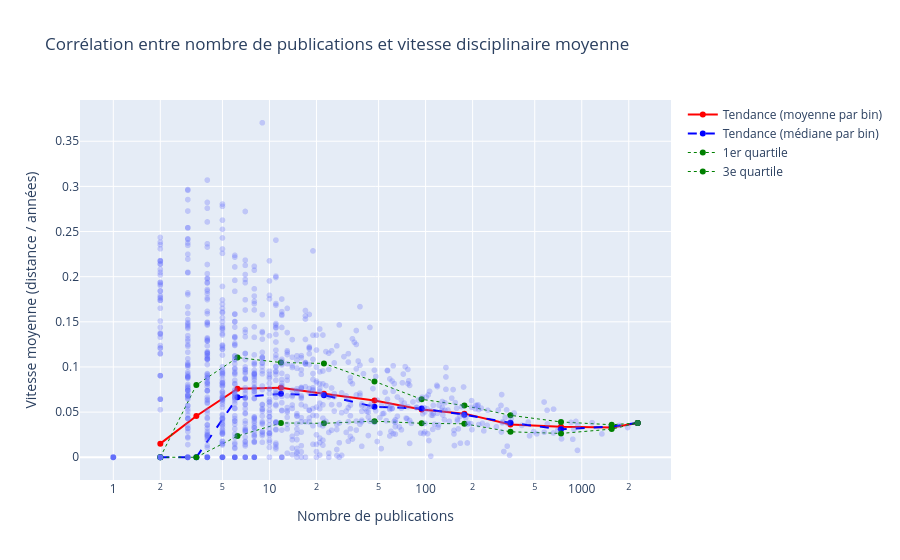

The notebook cell saved with this chart:
### Code cell
import pandas as pd
import numpy as np
import plotly.express as px
import plotly.graph_objects as go
from collections import defaultdict

# === 1. Chargement des coordonnées t-SNE ===
df_coords = pd.read_csv("../data/coordinates.csv")
coord_cols = [c for c in df_coords.columns if c != "disc"]
disc_to_coord = {
    row["disc"]: row[coord_cols].to_numpy()
    for _, row in df_coords.iterrows()
}

# === 2. Chargement des publications auteur ===
df_pub = pd.read_parquet("../data/author_publications_dir/X.parquet")

# === 3. Fonction pour récupérer publications d'un auteur ===
def get_author_publications_fast(author_name):
    sub = df_pub[df_pub["author"].str.lower() == author_name.lower()]
    if sub.empty:
        return {}

    grouped = sub.groupby(["year", "discipline"]).size().reset_index(name="count")
    result = defaultdict(lambda: defaultdict(int))
    for _, row in grouped.iterrows():
        result[row["year"]][row["discipline"]] = row["count"]
    return result

# === 4. Calcul vitesse moyenne pour un auteur ===
def compute_average_speed(author_name):
    pub_data = get_author_publications_fast(author_name)
    if not pub_data:
        return 0, 0, 0

    all_years = sorted(pub_data)
    trajectory = []

    total_pubs = sum(sum(pub_data[y].values()) for y in pub_data)

    for idx, year in enumerate(all_years):
        aggregated = defaultdict(int)
        for y in all_years[:idx + 1]:
            for disc, count in pub_data[y].items():
                aggregated[disc] += count

        total = sum(aggregated.values())
        coords = np.array([
            disc_to_coord[disc] * weight / total
            for disc, weight in aggregated.items()
            if disc in disc_to_coord
        ])
        if len(coords) == 0:
            continue
        bary = np.sum(coords, axis=0)
        trajectory.append(bary)

    total_distance = sum(
        np.linalg.norm(trajectory[i + 1] - trajectory[i])
        for i in range(len(trajectory) - 1)
    )

    nb_years = len(all_years)
    avg_speed = total_distance / nb_years if nb_years > 0 else 0

    return total_pubs, total_distance, avg_speed

# === 5. Prendre un échantillon d'auteurs ===
authors = df_pub["author"].unique()
sample_authors = np.random.choice(authors, size=min(5000, len(authors)), replace=False)

records = []
for author in sample_authors:
    total_pubs, total_dist, avg_speed = compute_average_speed(author)
    records.append({
        "author": author,
        "publications": total_pubs,
        "distance": total_dist,
        "avg_speed": avg_speed
    })

df_analysis = pd.DataFrame(records)

# === 6. Binning logarithmique ===
bins = [1, 2, 4, 8, 16, 32, 64, 128, 256, 512, 1024, 2048, 4096]
df_analysis["bin"] = pd.cut(
    df_analysis["publications"],
    bins=bins,
    labels=[f"{bins[i]}–{bins[i+1]}" for i in range(len(bins) - 1)]
)

# Moyenne, médiane et quartiles par bin
bin_stats = df_analysis.groupby("bin").agg(
    publications_mean=("publications", "mean"),
    avg_speed_mean=("avg_speed", "mean"),
    avg_speed_median=("avg_speed", "median"),
    avg_speed_q1=("avg_speed", lambda x: np.percentile(x, 25)),
    avg_speed_q3=("avg_speed", lambda x: np.percentile(x, 75))
).dropna().reset_index()

# === 7. Scatter plot + lignes ===
fig = px.scatter(
    df_analysis,
    x="publications",
    log_x=True,
    y="avg_speed",
    hover_name="author",
    title="Corrélation entre nombre de publications et vitesse disciplinaire moyenne",
    labels={"publications": "Nombre de publications", "avg_speed": "Vitesse moyenne (distance / années)"},
    opacity=0.3  # Points des auteurs plus transparents
)

# Ligne de tendance (moyenne)
fig.add_trace(
    go.Scatter(
        x=bin_stats["publications_mean"],
        y=bin_stats["avg_speed_mean"],
        mode="lines+markers",
        line=dict(color="red", width=2),
        name="Tendance (moyenne par bin)"
    )
)

# Ligne de tendance (médiane)
fig.add_trace(
    go.Scatter(
        x=bin_stats["publications_mean"],
        y=bin_stats["avg_speed_median"],
        mode="lines+markers",
        line=dict(color="blue", width=2, dash="dash"),
        name="Tendance (médiane par bin)"
    )
)

# Quartiles (Q1)
fig.add_trace(
    go.Scatter(
        x=bin_stats["publications_mean"],
        y=bin_stats["avg_speed_q1"],
        mode="lines+markers",
        line=dict(color="green", width=1, dash="dot"),
        name="1er quartile"
    )
)

# Quartiles (Q3)
fig.add_trace(
    go.Scatter(
        x=bin_stats["publications_mean"],
        y=bin_stats["avg_speed_q3"],
        mode="lines+markers",
        line=dict(color="green", width=1, dash="dot"),
        name="3e quartile"
    )
)

# === Mettre les lignes au-dessus ===
fig.data = tuple(list(fig.data)[1:] + [fig.data[0]])

fig.show()
fig.write_html("pasMoyen.html")

# === 8. Corrélation Pearson ===
corr = df_analysis[["publications", "avg_speed"]].corr().iloc[0, 1]
print(f"Corrélation (échantillon) : {corr:.3f}")

### Figure 1 — Plotly figure (JSON) as saved in the notebook; plotly's stock layout.template omitted (floating-point values rounded to 4 significant figures; data arrays with more than 128 entries replaced by an {"elided": "..."} marker saying what was removed)
{"data": [{"line": {"color": "red", "width": 2}, "mode": "lines+markers", "name": "Tendance (moyenne par bin)", "type": "scatter", "x": [2, 3.404, 6.244, 11.84, 22.33, 47.05, 94.29, 177.2, 349.6, 736.7, 1554.0, 2282], "y": [0.01509, 0.04565, 0.07598, 0.07691, 0.07035, 0.06278, 0.05296, 0.04831, 0.03635, 0.03373, 0.03306, 0.03794]}, {"line": {"color": "blue", "dash": "dash", "width": 2}, "mode": "lines+markers", "name": "Tendance (médiane par bin)", "type": "scatter", "x": [2, 3.404, 6.244, 11.84, 22.33, 47.05, 94.29, 177.2, 349.6, 736.7, 1554.0, 2282], "y": [0, 0, 0.06633, 0.07025, 0.06869, 0.0559, 0.05399, 0.04708, 0.03814, 0.0309, 0.03408, 0.03794]}, {"line": {"color": "green", "dash": "dot", "width": 1}, "mode": "lines+markers", "name": "1er quartile", "type": "scatter", "x": [2, 3.404, 6.244, 11.84, 22.33, 47.05, 94.29, 177.2, 349.6, 736.7, 1554.0, 2282], "y": [0, 0, 0.02343, 0.038, 0.03756, 0.03999, 0.03756, 0.03706, 0.02818, 0.02639, 0.03115, 0.03794]}, {"line": {"color": "green", "dash": "dot", "width": 1}, "mode": "lines+markers", "name": "3e quartile", "type": "scatter", "x": [2, 3.404, 6.244, 11.84, 22.33, 47.05, 94.29, 177.2, 349.6, 736.7, 1554.0, 2282], "y": [0, 0.08008, 0.1104, 0.1049, 0.1039, 0.08401, 0.06418, 0.05725, 0.04645, 0.03911, 0.03598, 0.03794]}, {"hovertemplate": "<b>%{hovertext}</b><br><br>Nombre de publications=%{x}<br>Vitesse moyenne (distance / années)=%{y}<extra></extra>", "hovertext": {"elided": "2147 str values"}, "legendgroup": "", "marker": {"color": "#636efa", "opacity": 0.3, "symbol": "circle"}, "mode": "markers", "name": "", "showlegend": false, "type": "scattergl", "x": {"elided": "2147 int values"}, "xaxis": "x", "y": {"elided": "2147 float values"}, "yaxis": "y"}], "layout": {"legend": {"tracegroupgap": 0}, "title": {"text": "Corrélation entre nombre de publications et vitesse disciplinaire moyenne"}, "xaxis": {"anchor": "y", "domain": [0, 1], "title": {"text": "Nombre de publications"}, "type": "log"}, "yaxis": {"anchor": "x", "domain": [0, 1], "title": {"text": "Vitesse moyenne (distance / années)"}}}}
